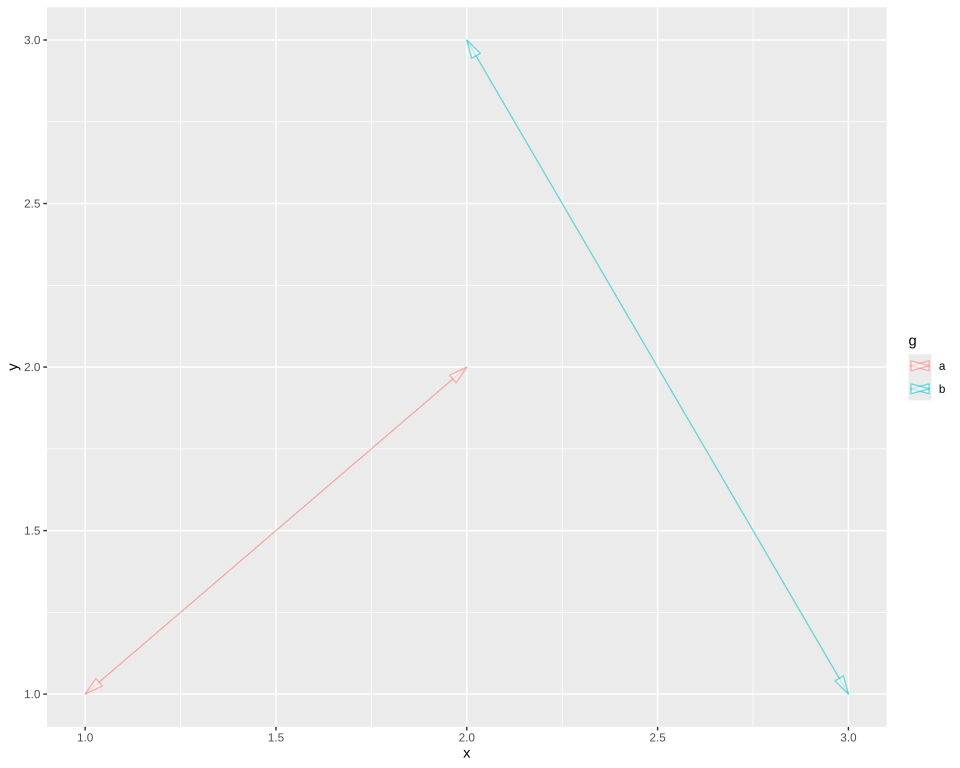

Source code (R):
# The plot test/golden/segment_arrow.svg draws, drawn by ggplot2 itself, as ggplot2's own visual
# tests draw their snapshots: the independent check on that golden whenever it changes. The suite
# never runs this; it needs R, ggplot2 and vdiffr, saved as the Docker image giggly-r:ggplot2-4.0.3.
# From the repository's root:
#
#   docker run --rm -v "$PWD/test/golden":/golden:ro giggly-r:ggplot2-4.0.3 \
#     Rscript /golden/segment_arrow.R > segment_arrow.ggplot2.svg
#
# and compare the two drawings element by element, as test/golden/point.R describes.
#
# Two segments, colour mapped, at an alpha of 0.5, each with closed heads at both ends, 15 degrees
# either side of the line and 0.5 cm long, filled white: each head a polygon written right after its
# line in the line's stroke, its fill at the line's alpha, and each legend key the arrow too, the
# key grown to the head's room, cos(15) x 0.5 cm x 1.25 wide and sin(15) x 0.5 cm x 2 tall. First
# checked with ggplot2 4.0.3 and vdiffr 1.0.9: every element and clip path matches, the x axis drawn
# before the y as in test/golden/point.svg.

library(ggplot2)

df <- data.frame(x = c(1, 2), y = c(1, 3), xend = c(2, 3), yend = c(2, 1), g = c("a", "b"))
plot <- ggplot(df, aes(x, y, xend = xend, yend = yend, colour = g)) +
  geom_segment(
    alpha = 0.5, arrow.fill = "white",
    arrow = arrow(angle = 15, length = unit(0.5, "cm"), ends = "both", type = "closed")
  ) +
  theme_gray()

file <- tempfile(fileext = ".svg")
vdiffr::write_svg(plot, file)
cat(readLines(file), sep = "\n")
